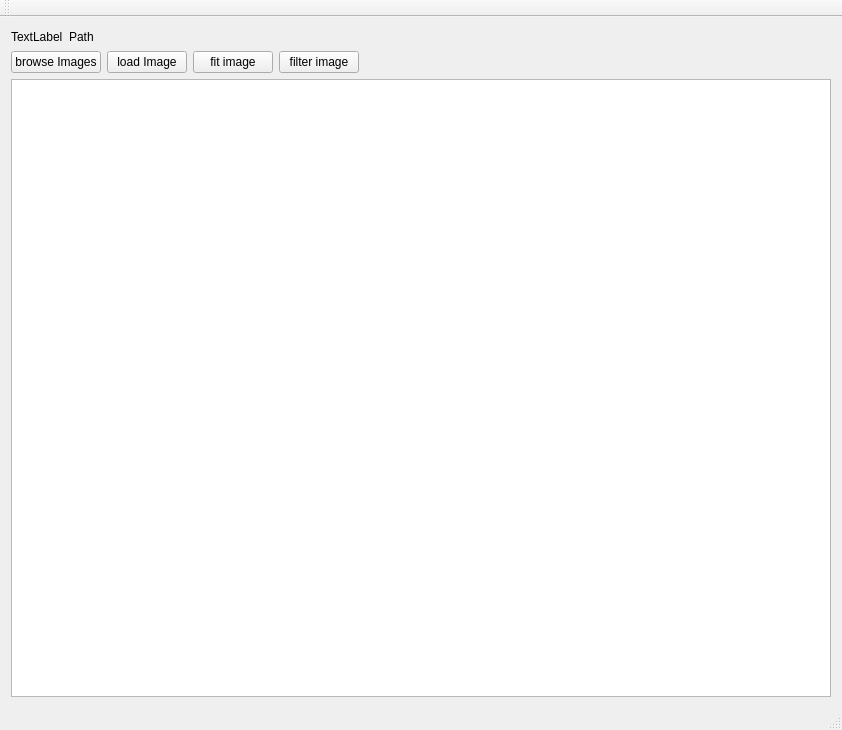
<?xml version="1.0" encoding="UTF-8"?>
<ui version="4.0">
 <class>MainWindow</class>
 <widget class="QMainWindow" name="MainWindow">
  <property name="geometry">
   <rect>
    <x>0</x>
    <y>0</y>
    <width>842</width>
    <height>730</height>
   </rect>
  </property>
  <property name="sizePolicy">
   <sizepolicy hsizetype="Fixed" vsizetype="Fixed">
    <horstretch>0</horstretch>
    <verstretch>0</verstretch>
   </sizepolicy>
  </property>
  <property name="windowTitle">
   <string>MainWindow</string>
  </property>
  <widget class="QWidget" name="centralWidget">
   <layout class="QVBoxLayout" name="verticalLayout_2">
    <item>
     <layout class="QVBoxLayout" name="verticalLayout">
      <item>
       <layout class="QHBoxLayout" name="horizontalLayout">
        <item>
         <widget class="QLabel" name="pathLabelText">
          <property name="text">
           <string>TextLabel</string>
          </property>
         </widget>
        </item>
        <item>
         <widget class="QLabel" name="pathLabel">
          <property name="text">
           <string>Path</string>
          </property>
         </widget>
        </item>
        <item>
         <spacer name="horizontalSpacer_3">
          <property name="orientation">
           <enum>Qt::Horizontal</enum>
          </property>
          <property name="sizeHint" stdset="0">
           <size>
            <width>13</width>
            <height>17</height>
           </size>
          </property>
         </spacer>
        </item>
       </layout>
      </item>
      <item>
       <layout class="QHBoxLayout" name="horizontalLayout_2">
        <item>
         <widget class="QPushButton" name="browseButton">
          <property name="enabled">
           <bool>true</bool>
          </property>
          <property name="sizePolicy">
           <sizepolicy hsizetype="Fixed" vsizetype="Fixed">
            <horstretch>0</horstretch>
            <verstretch>0</verstretch>
           </sizepolicy>
          </property>
          <property name="text">
           <string>browse Images</string>
          </property>
         </widget>
        </item>
        <item>
         <widget class="QPushButton" name="loadButton">
          <property name="text">
           <string>load Image</string>
          </property>
         </widget>
        </item>
        <item>
         <widget class="QPushButton" name="scaleButton">
          <property name="text">
           <string>fit image</string>
          </property>
         </widget>
        </item>
        <item>
         <widget class="QPushButton" name="filterButton">
          <property name="text">
           <string>filter image</string>
          </property>
         </widget>
        </item>
        <item>
         <spacer name="horizontalSpacer">
          <property name="orientation">
           <enum>Qt::Horizontal</enum>
          </property>
          <property name="sizeType">
           <enum>QSizePolicy::Expanding</enum>
          </property>
          <property name="sizeHint" stdset="0">
           <size>
            <width>40</width>
            <height>20</height>
           </size>
          </property>
         </spacer>
        </item>
       </layout>
      </item>
      <item>
       <widget class="QGraphicsView" name="imageView"/>
      </item>
     </layout>
    </item>
   </layout>
  </widget>
  <widget class="QMenuBar" name="menuBar">
   <property name="geometry">
    <rect>
     <x>0</x>
     <y>0</y>
     <width>842</width>
     <height>21</height>
    </rect>
   </property>
  </widget>
  <widget class="QToolBar" name="mainToolBar">
   <attribute name="toolBarArea">
    <enum>TopToolBarArea</enum>
   </attribute>
   <attribute name="toolBarBreak">
    <bool>false</bool>
   </attribute>
  </widget>
  <widget class="QStatusBar" name="statusBar"/>
 </widget>
 <layoutdefault spacing="6" margin="11"/>
 <resources/>
 <connections/>
</ui>
